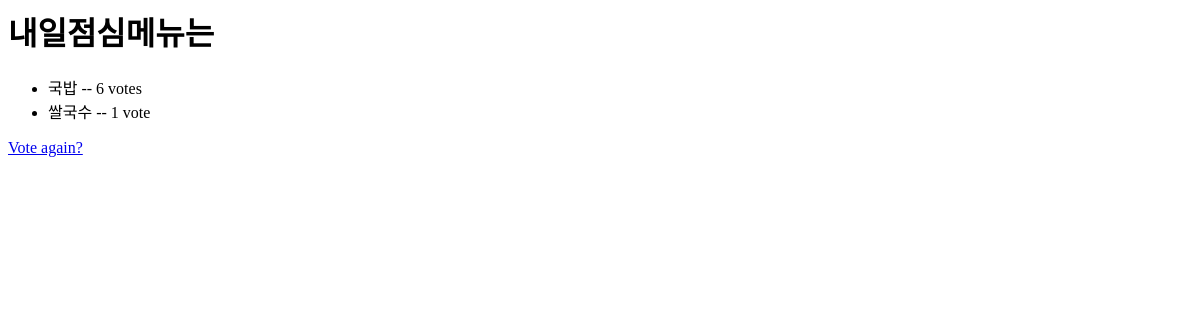
The page /polls/2/results/ on the database as committed earlier.
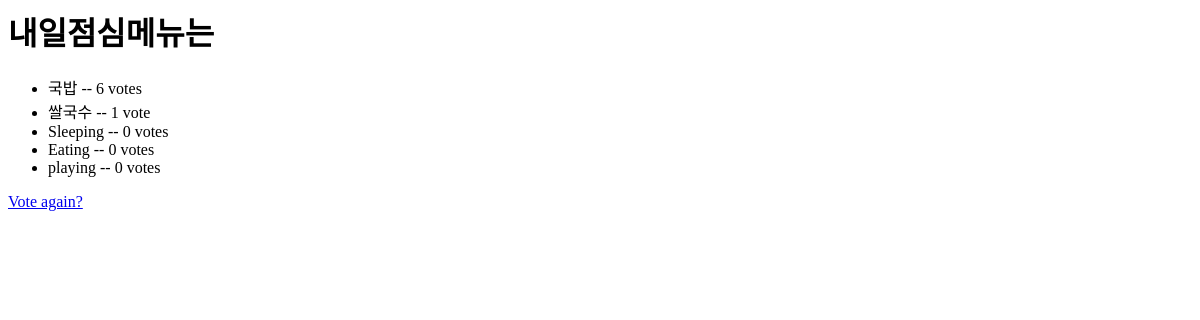
The same page on the database as committed later.
### polls/models.py (models this page shows, shortened)
class Question(models.Model): #DB 테이블 생성
    question_text = models.CharField(max_length=200) #클래스 변수
    pub_date = models.DateTimeField('date published') #클래스 변수

class Choice(models.Model):
    question = models.ForeignKey(Question, on_delete=models.CASCADE)
    choice_text = models.CharField(max_length=200)
    votes = models.IntegerField(default=0)

### polls/views.py (the view)
# urls.py: path('<int:question_id>/results/', views.results, name='results'), # /polls/5/results/
def results(request, question_id):
    question = get_object_or_404(Question, pk=question_id)
    return render(request, 'polls/results.html', {'question': question})

### polls/templates/polls/results.html
<h1>{{ question.question_text }}</h1>
<ul>
{% for choice in question.choice_set.all %}
    <li>{{ choice.choice_text }} -- {{ choice.votes }} vote{{ choice.votes|pluralize }}</li>
{% endfor %}
</ul>
<a href="{% url 'polls:detail' question.id %}">Vote again?</a>

Rows that differ between the two databases and show on the page:
added Choice: choice_text "Sleeping", votes "0"
added Choice: choice_text "Eating", votes "0"
added Choice: choice_text "playing", votes "0"
